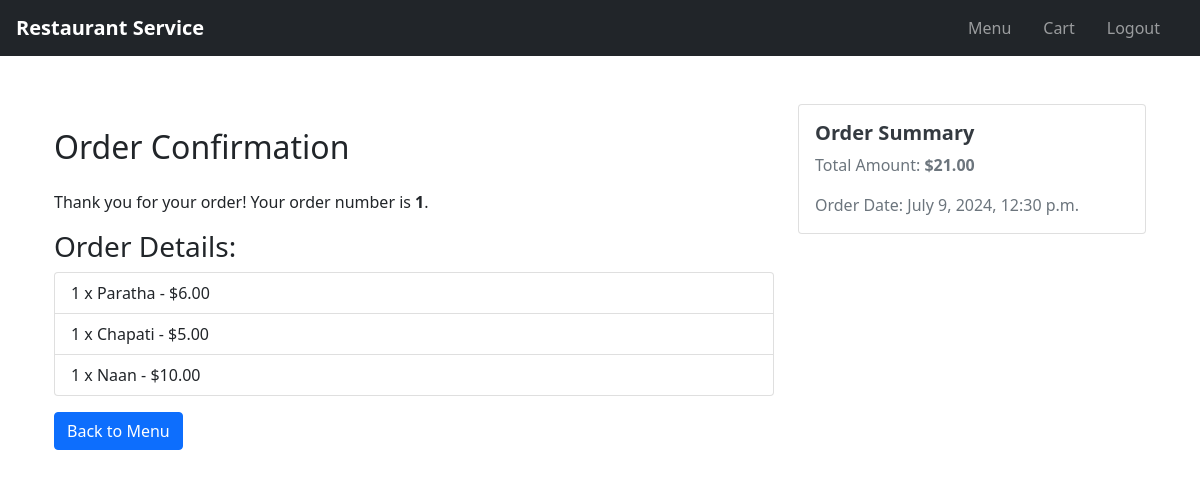
The app's page /order_confirmation/ (signed in) with its own data.
### main/models.py (models this page shows, shortened)
class Cart(models.Model):
    user = models.ForeignKey(User, on_delete=models.CASCADE)
    created_at = models.DateTimeField(default=timezone.now)
    total = models.DecimalField(max_digits=10, decimal_places=2, default=0.00)
    is_confirmed = models.BooleanField(default=False)

class CartItem(models.Model):
    cart = models.ForeignKey(Cart, on_delete=models.CASCADE)
    menu_item = models.ForeignKey(MenuItem, on_delete=models.CASCADE)
    quantity = models.PositiveIntegerField(default=1)
    price = models.DecimalField(max_digits=6, decimal_places=2, default=0.00)
    is_confirmed = models.BooleanField(default=False)
    created_at = models.DateTimeField(default=timezone.now)
    total = models.DecimalField(max_digits=10, decimal_places=2, default=0.00)

class MenuItem(models.Model):
    name = models.CharField(max_length=100)
    description = models.TextField()
    price = models.DecimalField(max_digits=6, decimal_places=2)

### main/views.py (the view)
# urls.py: path('order_confirmation/', views.order_confirmation, name='order_confirmation'),
def order_confirmation(request):
    if not request.user.is_authenticated:
        return redirect('login')
    cart_items = CartItem.objects.filter(cart__user=request.user, is_confirmed=True).order_by('-created_at')
    cart = Cart.objects.get(user=request.user)
    return render(request, 'main/order_confirmation.html', {'cart_items': cart_items, 'cart': cart})

### main/templates/main/order_confirmation.html
{% extends 'main/base.html' %}
{% block content %}
<div class="container">
    <div class="row">
        <div class="col-md-8">
            <h2 class="my-4">Order Confirmation</h2>
            <p>Thank you for your order! Your order number is <strong>{{ cart.id }}</strong>.</p>
            <h3>Order Details:</h3>
            <ul class="list-group">
                {% for item in cart_items %}
                <li class="list-group-item">
                    {{ item.quantity }} x {{ item.menu_item.name }} - ${{ item.price }}
                </li>
                {% endfor %}
            </ul>
        </div>
        <div class="col-md-4">
            <div class="card">
                <div class="card-body">
                    <h5 class="card-title">Order Summary</h5>
                    <p class="card-text">Total Amount: <strong>${{ cart.total }}</strong></p>
                    <p class="card-text">Order Date: {{ cart.created_at }}</p>
                </div>
            </div>
        </div>
    </div>
    <a href="{% url 'menu' %}" class="btn btn-primary mt-3">Back to Menu</a>
</div>
{% endblock %}

### main/templates/main/base.html (shortened to what this page needs)
<!DOCTYPE html>
<html lang="en">
    {% load static %}
<head>
    <link rel="stylesheet" href="{% static 'main/style.css' %}">
    <link rel="stylesheet" href="https://stackpath.bootstrapcdn.com/bootstrap/5.0.0-alpha1/css/bootstrap.min.css">
</head>
<body>
    <nav class="navbar navbar-expand-lg navbar-dark bg-dark">
        <a class="navbar-brand" href="{% url 'home' %}">Restaurant Service</a>
        <div class="collapse navbar-collapse">
            <ul class="navbar-nav ml-auto">
                {% if user.is_authenticated %}
                    <li class="nav-item"><a class="nav-link" href="{% url 'menu' %}">Menu</a></li>
                    <li class="nav-item"><a class="nav-link" href="{% url 'view_cart' %}">Cart</a></li>
                    <li class="nav-item"><a class="nav-link" href="{% url 'logout' %}">Logout</a></li>
                {% else %}
                    <li class="nav-item"><a class="nav-link" href="{% url 'login' %}">Login</a></li>
                    <li class="nav-item"><a class="nav-link" href="{% url 'signup' %}">Signup</a></li>
                {% endif %}
            </ul>
        </div>
    </nav>
    <div class="container mt-5">
        {% block content %}{% endblock %}
    </div>
</body>
</html>

### main/static/main/style.css (style rules this page uses)
* { margin: 0; padding: 0; box-sizing: border-box; }
body { font-family: 'Arial', sans-serif; background-color: #f8f9fa; color: #495057; }
.navbar { background-color: #343a40; padding: 1rem; }
.navbar-brand { font-size: 1.5rem; font-weight: bold; color: #ffffff; }
.navbar-nav { margin-left: auto; }
.nav-item { margin-right: 1rem; }
.btn-primary { background-color: #007bff; border-color: #007bff; }
.card { background-color: #ffffff; border: 1px solid rgba(0, 0, 0, 0.125); border-radius: 0.5rem; transition: box-shadow 0.3s ease; }
.card-title { font-size: 1.25rem; font-weight: bold; color: #343a40; }
.card-text { color: #6c757d; }

### records on screen
Cart: id "1", total "21.00", created_at "July 9, 2024, 12:30 p.m."
CartItem: quantity "1", menu_item.name "Paratha", price "6.00"
CartItem: quantity "1", menu_item.name "Chapati", price "5.00"
CartItem: quantity "1", menu_item.name "Naan", price "10.00"
